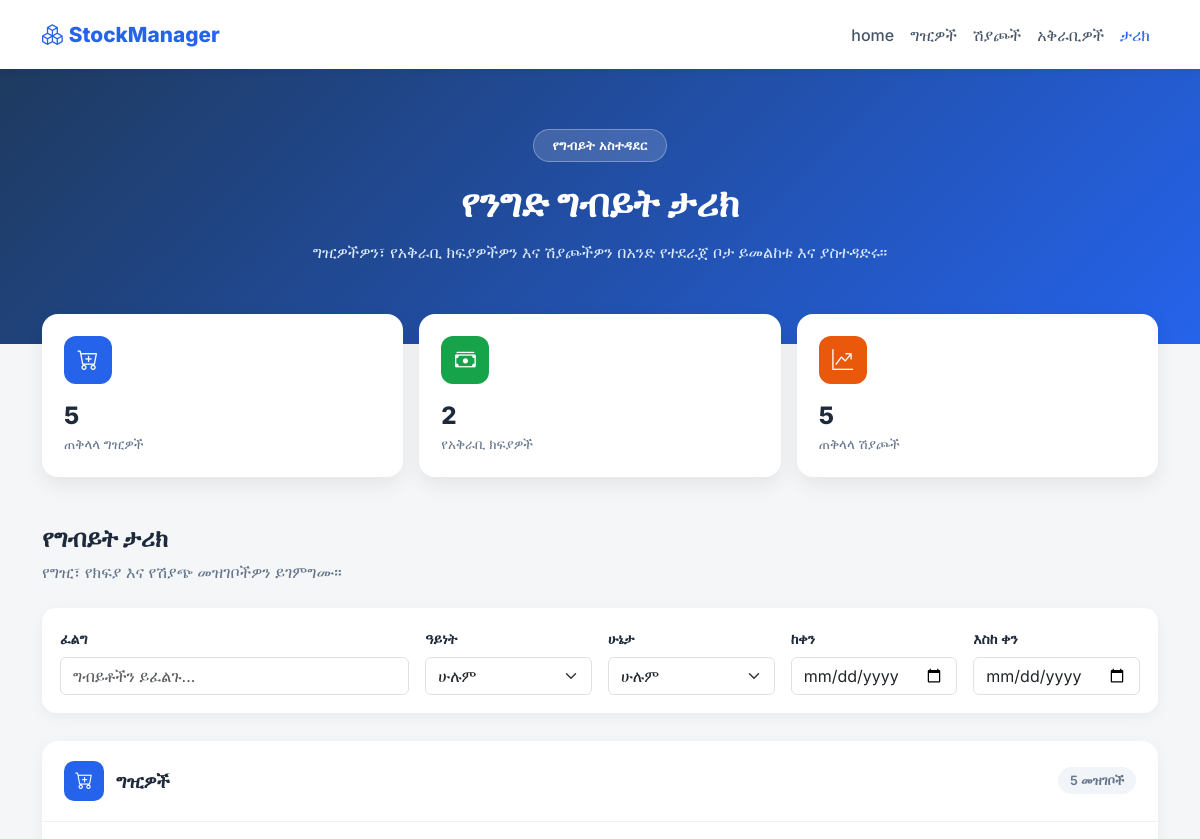
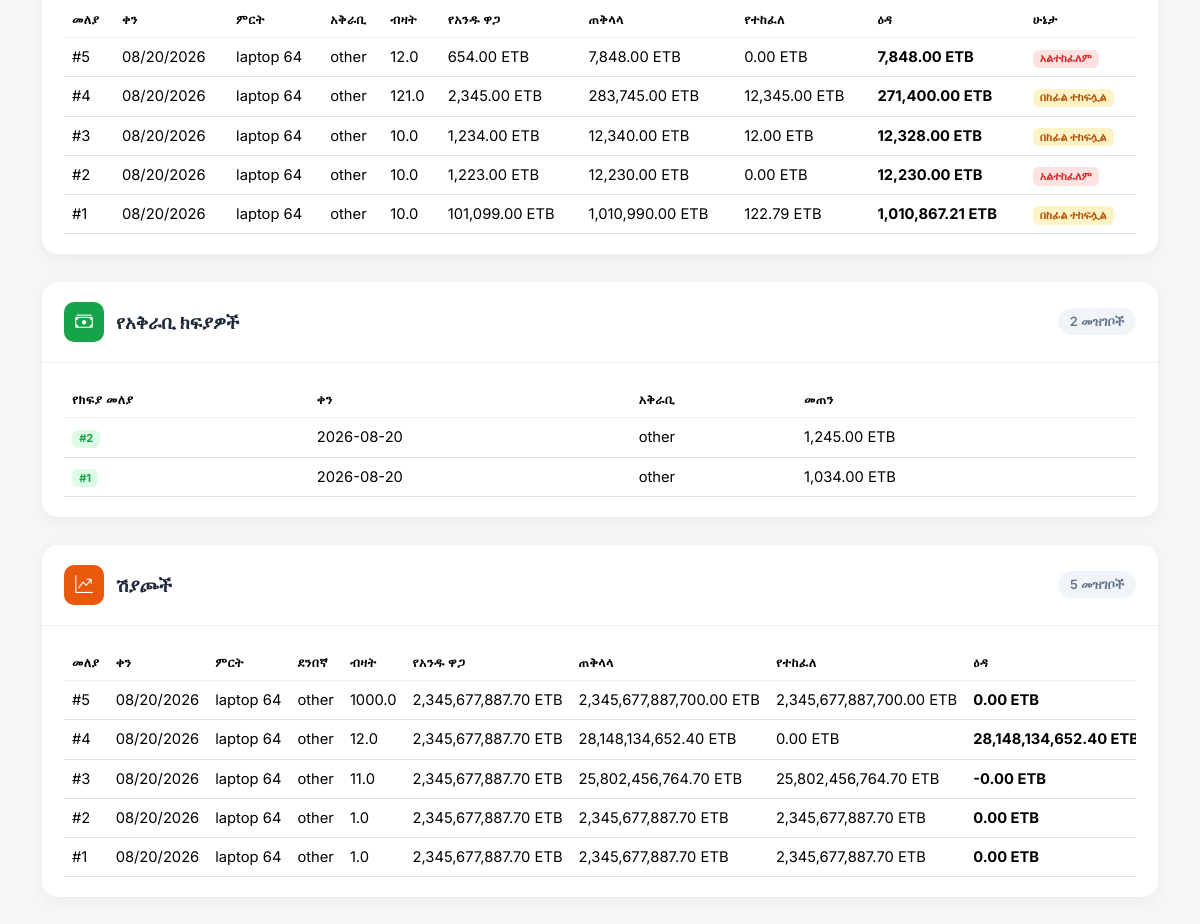
/history (signed in), run on an earlier commit of the app's database (2 pictures, top to bottom).
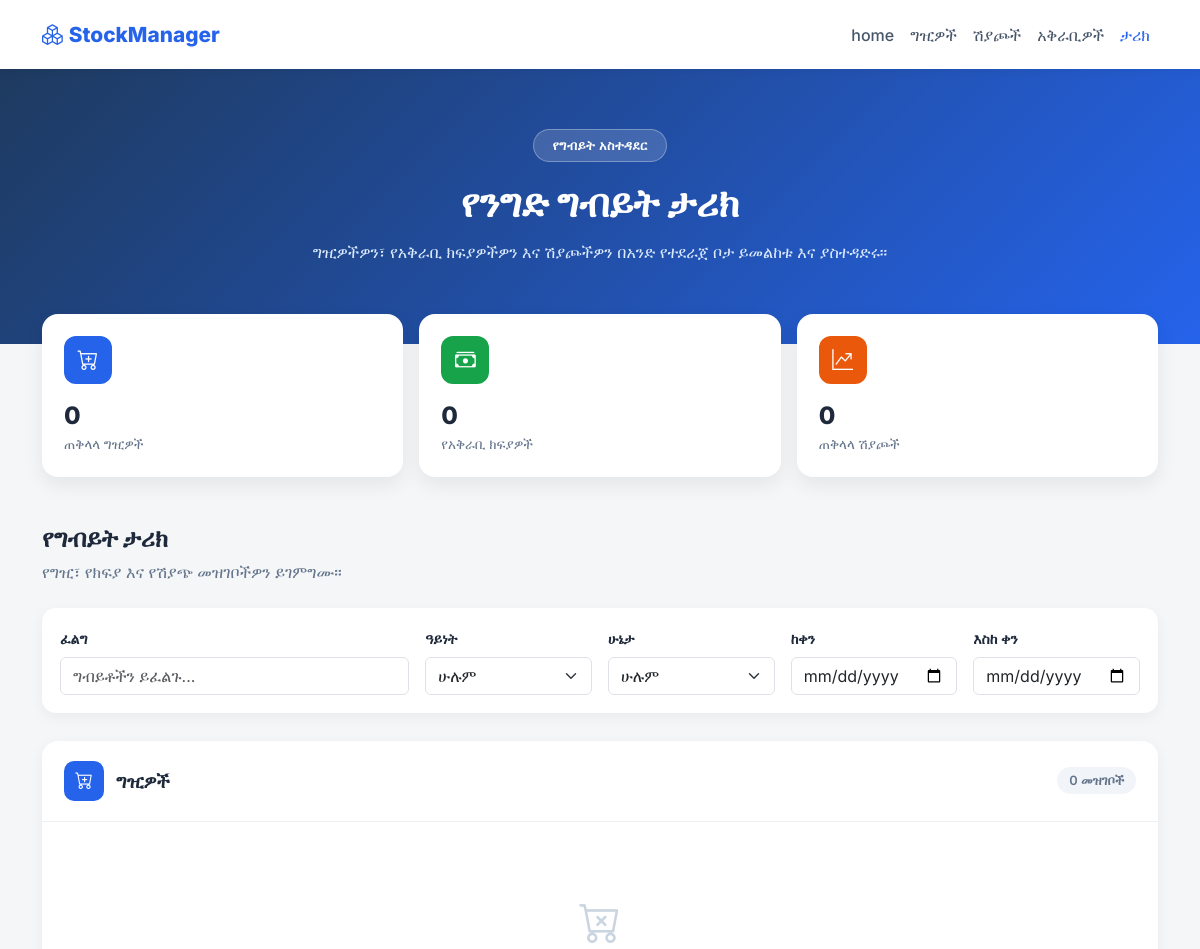
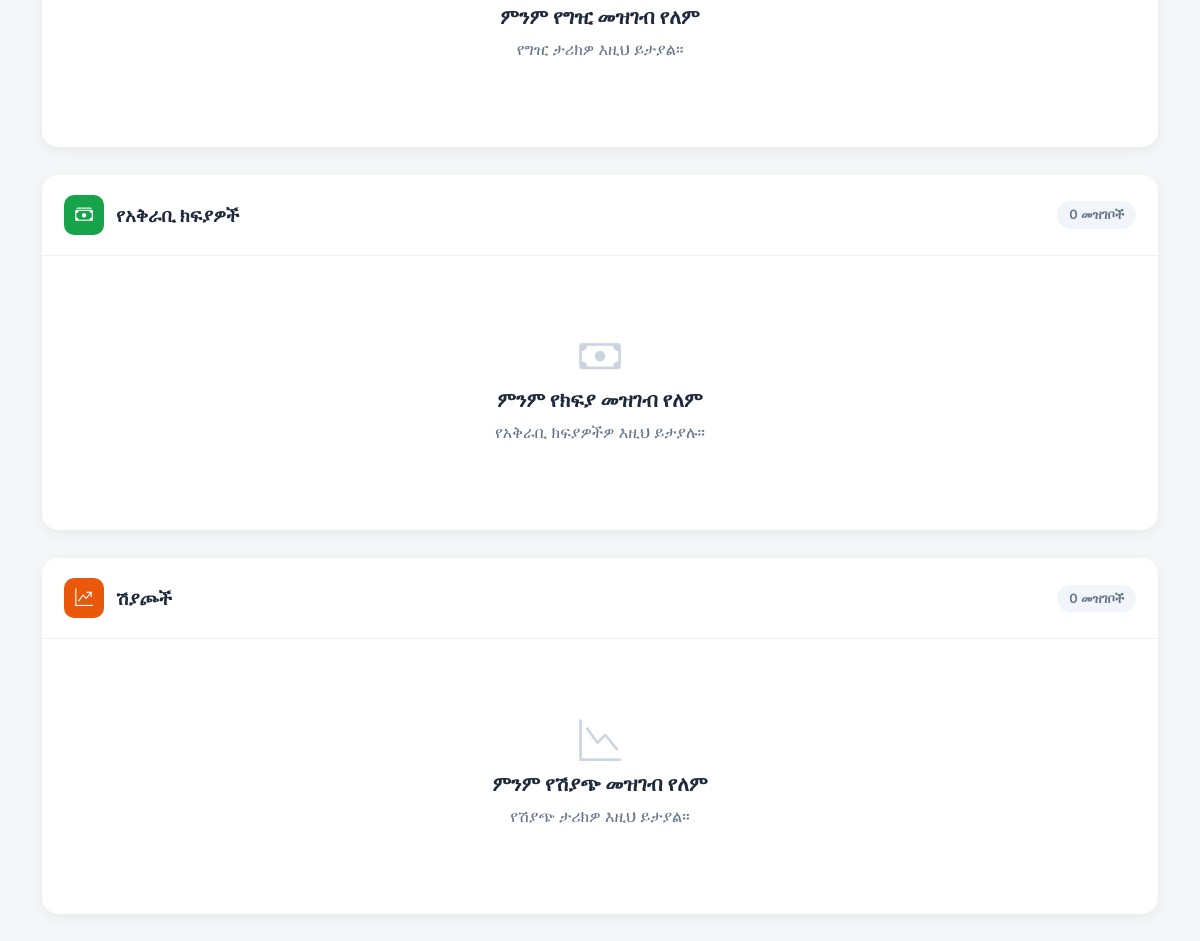
And on a later commit of the database (2 pictures, top to bottom).
### main.py (models this page shows)
class Purchase(db.Model):
    id = db.Column(db.Integer, primary_key=True)
    user_id = db.Column(
        db.Integer,
        db.ForeignKey("users.id"),
        nullable=True
    )
    product_id = db.Column(db.Integer, db.ForeignKey('product.id'))
    supplier_id = db.Column(db.Integer, db.ForeignKey('supplier.id'))
    quantity = db.Column(db.Float)
    unit_price = db.Column(db.Float)
    payment = db.Column(db.Float, default=0)
    debt = db.Column(db.Float, default=0)
    date = db.Column(db.String(20))
    @property
    def total_price(self):
        return self.quantity * self.unit_price   # calculated, not stored

class Product(db.Model):
    id = db.Column(db.Integer, primary_key=True)
    user_id = db.Column(
        db.Integer,
        db.ForeignKey("users.id"),
        nullable=True
    )
    name = db.Column(db.String(100))
    stock_code = db.Column(db.String(50))
    measurement = db.Column(db.String(20))
    current_quantity = db.Column(db.Float, default=0)
    unit_price = db.Column(db.Float)
    purchases = db.relationship('Purchase', backref='product')
    sales = db.relationship('Sale', backref='product')

class Supplier(db.Model):
    id = db.Column(db.Integer, primary_key=True)
    user_id = db.Column(
        db.Integer,
        db.ForeignKey("users.id"),
        nullable=True
    )
    name = db.Column(db.String(100), nullable=False)
    phone = db.Column(db.String(20))
    email = db.Column(db.String(100))
    balance_owed = db.Column(db.Float, default=0.0)
    purchases = db.relationship('Purchase', backref='supplier')

class SupplierPayment(db.Model):
    id = db.Column(db.Integer, primary_key=True)
    supplier_id=db.Column(db.Integer, db.ForeignKey("supplier.id"),nullable=False)
    user_id = db.Column(
        db.Integer,
        db.ForeignKey("users.id"),
        nullable=True
    )
    amount = db.Column(db.Float, nullable=False)
    date = db.Column(db.Date, default=date.today)

class Sale(db.Model):
    id = db.Column(db.Integer, primary_key=True)
    user_id = db.Column(
        db.Integer,
        db.ForeignKey("users.id"),
        nullable=True
    )
    product_id = db.Column(db.Integer,db.ForeignKey("product.id"), nullable=False)
    customer_id = db.Column(db.Integer, db.ForeignKey("customer.id"),nullable=False)
    quantity = db.Column(db.Float, nullable=False)
    unit_price = db.Column(db.Float, nullable=False)
    current_payment = db.Column(db.Float,default=0)
    debt = db.Column(db.Float, default=0)
    date = db.Column(db.String(20))

class Customer(db.Model):
    id = db.Column(db.Integer, primary_key=True)
    name = db.Column(db.String(100),unique=True, nullable=False)
    user_id = db.Column(
        db.Integer,
        db.ForeignKey("users.id"),
        nullable=True
    )
    phone = db.Column(db.String(20))
    email = db.Column(db.String(100))
    balance_owed = db.Column(db.Float, default=0.0)

### main.py (the view)
@app.route("/history")
@login_required
@admin_only
def history():
    purchases = Purchase.query.order_by(Purchase.id.desc()).all()
    sales = Sale.query.order_by(Sale.id.desc()).all()
    payments = SupplierPayment.query.order_by(SupplierPayment.id.desc()).all()
    customer_payments = CustomerPayment.query.order_by(CustomerPayment.id.desc()).all()
    products = {p.id: p for p in Product.query.all()}
    suppliers = {s.id: s for s in Supplier.query.all()}
    customers = {c.id: c for c in Customer.query.all()}
    return render_template(
        "history.html",
        purchases=purchases,
        sales=sales,
        payments=payments,
        customer_payments=customer_payments,
        products=products,
        suppliers=suppliers,
        customers=customers
    )

### main.py (called while the page is built)
@login_manager.user_loader
@login_manager.user_loader
def load_user(user_id):
    if user_id == 'None' or user_id is None:  # ✅ handle bad cookie!
        return None
    return User.query.get(int(user_id))

def admin_only(fun):
    @wraps(fun)
    def wrapper(*args, **kwargs):
        if not current_user.is_authenticated:
            return abort(403)
        is_admin = Admin.query.filter_by(
            email=current_user.email
        ).first()
        if not is_admin:
            return abort(403)
        return fun(*args, **kwargs)
    return wrapper

### templates/history.html (shortened to what the changed rows need)
<!DOCTYPE html>
<html lang="am">
<head>
<link href="https://cdn.jsdelivr.net/npm/bootstrap@5.3.3/dist/css/bootstrap.min.css" rel="stylesheet">
<link rel="stylesheet" href="https://cdn.jsdelivr.net/npm/bootstrap-icons@1.11.3/font/bootstrap-icons.min.css">
</head>
<body>
<section class="hero">
    <div class="container">
        <h1>የንግድ ግብይት ታሪክ</h1>
    </div>
</section>
<div class="container summary-wrap mb-5">
    <div class="row g-3">
        <div class="col-6 col-md-4">
            <div class="summary-card">
                <div class="summary-icon icon-blue"><i class="bi bi-cart-plus"></i></div>
                <div class="summary-value">{{ purchases|length }}</div>
                <div class="summary-label">ጠቅላላ ግዢዎች</div>
            </div>
        </div>
        <div class="col-6 col-md-4">
            <div class="summary-card">
                <div class="summary-icon icon-green"><i class="bi bi-cash-stack"></i></div>
                <div class="summary-value">{{ payments|length }}</div>
                <div class="summary-label">የአቅራቢ ክፍያዎች</div>
            </div>
        </div>
        <div class="col-12 col-md-4">
            <div class="summary-card">
                <div class="summary-icon icon-orange"><i class="bi bi-graph-up-arrow"></i></div>
                <div class="summary-value">{{ sales|length }}</div>
                <div class="summary-label">ጠቅላላ ሽያጮች</div>
            </div>
        </div>
    </div>
</div>
<div class="container pb-5">
    <h2 class="section-title">የግብይት ታሪክ</h2>
    <div class="txn-block" id="purchaseBlock">
        <div class="txn-block-header">
            <div class="title-wrap">
                <div class="icon-badge" style="background:var(--blue);"><i class="bi bi-cart-plus"></i></div>
                <h4>ግዢዎች</h4>
            </div>
            <span class="count-pill">{{ purchases|length }} መዝገቦች</span>
        </div>
        <div class="txn-block-body">
            {% if purchases %}
            <div class="table-responsive-wrap">
                <table class="table mb-0">
                    <thead>
                        <tr>
                            <th>መለያ</th><th>ቀን</th><th>ምርት</th><th>አቅራቢ</th>
                            <th>ብዛት</th><th>የአንዱ ዋጋ</th><th>ጠቅላላ</th><th>የተከፈለ</th><th>ዕዳ</th><th>ሁኔታ</th>
                        </tr>
                    </thead>
                    <tbody>
                        {% for purchase in purchases %}
                        <tr class="clickable-row txn-row" data-type="purchase"
                            data-status="{{ 'paid' if purchase.debt == 0 else ('partial' if purchase.payment > 0 and purchase.debt > 0 else 'unpaid') }}"
                            data-date="{{ purchase.date }}"
                            data-search="purchase {{ purchase.id }} {{ products[purchase.product_id].name if purchase.product_id in products else '' }} {{ suppliers[purchase.supplier_id].name if purchase.supplier_id in suppliers else '' }}"
                            data-bs-toggle="modal" data-bs-target="#purchaseModal{{ purchase.id }}">
                            <td>#{{ purchase.id }}</td>
                            <td>{{ purchase.date }}</td>
                            <td>{{ products[purchase.product_id].name if purchase.product_id in products else 'ያልታወቀ ምርት' }}</td>
                            <td>{{ suppliers[purchase.supplier_id].name if purchase.supplier_id in suppliers else 'ያልታወቀ አቅራቢ' }}</td>
                            <td>{{ purchase.quantity }}</td>
                            <td>{{ "{:,.2f}".format(purchase.unit_price) }} ETB</td>
                            <td>{{ "{:,.2f}".format(purchase.total_price) }} ETB</td>
                            <td>{{ "{:,.2f}".format(purchase.payment) }} ETB</td>
                            <td class="debt-text">{{ "{:,.2f}".format(purchase.debt) }} ETB</td>
                            <td>
                                <span class="badge {{ 'badge-status-paid' if purchase.debt == 0 else ('badge-status-partial' if purchase.payment > 0 and purchase.debt > 0 else 'badge-status-unpaid') }}">
                                    {{ 'ተከፍሏል' if purchase.debt == 0 else ('በከፊል ተከፍሏል' if purchase.payment > 0 and purchase.debt > 0 else 'አልተከፈለም') }}
                                </span>
                            </td>
                        </tr>
                        {% endfor %}
                    </tbody>
                </table>
            </div>
            {% else %}
            <div class="empty-state">
                <i class="bi bi-cart-x"></i>
                <h5>ምንም የግዢ መዝገብ የለም</h5>
                <p>የግዢ ታሪክዎ እዚህ ይታያል።</p>
            </div>
            {% endif %}
        </div>
    </div>
    <div class="txn-block" id="paymentBlock">
        <div class="txn-block-header">
            <div class="title-wrap">
                <div class="icon-badge" style="background:var(--green);"><i class="bi bi-cash-stack"></i></div>
                <h4>የአቅራቢ ክፍያዎች</h4>
            </div>
            <span class="count-pill">{{ payments|length }} መዝገቦች</span>
        </div>
        <div class="txn-block-body">
            {% if payments %}
            <div class="table-responsive-wrap">
                <table class="table mb-0">
                    <thead>
                        <tr><th>የክፍያ መለያ</th><th>ቀን</th><th>አቅራቢ</th><th>መጠን</th></tr>
                    </thead>
                    <tbody>
                        {% for payment in payments %}
                        <tr class="txn-row" data-type="payment" data-status="paid" data-date="{{ payment.date }}"
                            data-search="payment {{ payment.id }} {{ suppliers[payment.supplier_id].name if payment.supplier_id in suppliers else '' }}">
                            <td><span class="badge badge-payment">#{{ payment.id }}</span></td>
                            <td>{{ payment.date }}</td>
                            <td>{{ suppliers[payment.supplier_id].name if payment.supplier_id in suppliers else 'ያልታወቀ አቅራቢ' }}</td>
                            <td>{{ "{:,.2f}".format(payment.amount) }} ETB</td>
                        </tr>
                        {% endfor %}
                    </tbody>
                </table>
            </div>
            {% else %}
            <div class="empty-state">
                <i class="bi bi-cash"></i>
                <h5>ምንም የክፍያ መዝገብ የለም</h5>
                <p>የአቅራቢ ክፍያዎችዎ እዚህ ይታያሉ።</p>
            </div>
            {% endif %}
        </div>
    </div>
    <div class="txn-block" id="saleBlock">
        <div class="txn-block-header">
            <div class="title-wrap">
                <div class="icon-badge" style="background:var(--orange);"><i class="bi bi-graph-up-arrow"></i></div>
                <h4>ሽያጮች</h4>
            </div>
            <span class="count-pill">{{ sales|length }} መዝገቦች</span>
        </div>
        <div class="txn-block-body">
            {% if sales %}
            <div class="table-responsive-wrap">
                <table class="table mb-0">
                    <thead>
                        <tr>
                            <th>መለያ</th><th>ቀን</th><th>ምርት</th><th>ደንበኛ</th><th>ብዛት</th>
                            <th>የአንዱ ዋጋ</th><th>ጠቅላላ</th><th>የተከፈለ</th><th>ዕዳ</th><th>ሁኔታ</th>
                        </tr>
                    </thead>
                    <tbody>
                        {% for sale in sales %}
                        <tr class="clickable-row txn-row" data-type="sale"
                            data-status="{{ 'paid' if sale.debt == 0 else ('partial' if sale.current_payment > 0 and sale.debt > 0 else 'unpaid') }}"
                            data-date="{{ sale.date }}"
                            data-search="sale {{ sale.id }} {{ products[sale.product_id].name if sale.product_id in products else '' }} {{ customers[sale.customer_id].name if sale.customer_id in customers else '' }}"
                            data-bs-toggle="modal" data-bs-target="#saleModal{{ sale.id }}">
                            <td>#{{ sale.id }}</td>
                            <td>{{ sale.date }}</td>
                            <td>{{ products[sale.product_id].name if sale.product_id in products else 'ያልታወቀ ምርት' }}</td>
                            <td>{{ customers[sale.customer_id].name if sale.customer_id in customers else 'ያልታወቀ ደንበኛ' }}</td>
                            <td>{{ sale.quantity }}</td>
                            <td>{{ "{:,.2f}".format(sale.unit_price) }} ETB</td>
                            <td>{{ "{:,.2f}".format(sale.quantity * sale.unit_price) }} ETB</td>
                            <td>{{ "{:,.2f}".format(sale.current_payment) }} ETB</td>
                            <td class="debt-text">{{ "{:,.2f}".format(sale.debt) }} ETB</td>
                        </tr>
                        {% endfor %}
                    </tbody>
                </table>
            </div>
            {% else %}
            <div class="empty-state">
                <i class="bi bi-graph-down"></i>
                <h5>ምንም የሽያጭ መዝገብ የለም</h5>
                <p>የሽያጭ ታሪክዎ እዚህ ይታያል።</p>
            </div>
            {% endif %}
        </div>
    </div>
</div>
</body>
</html>

What changed in the data, as far as the page shows it:
removed Purchase: id "5", date "08/20/2026", quantity "12.0", unit_price "654.00", total_price "7,848.00", payment "0.00", debt "7,848.00", debt+payment "አልተከፈለም"
removed Product: name "laptop 64"
removed Supplier: name "other"
removed Purchase: id "4", date "08/20/2026", quantity "121.0", unit_price "2,345.00", total_price "283,745.00", payment "12,345.00", debt "271,400.00", debt+payment "በከፊል ተከፍሏል"
removed Purchase: id "3", date "08/20/2026", quantity "10.0", unit_price "1,234.00", total_price "12,340.00", payment "12.00", debt "12,328.00", debt+payment "በከፊል ተከፍሏል"
removed Purchase: id "2", date "08/20/2026", quantity "10.0", unit_price "1,223.00", total_price "12,230.00", payment "0.00", debt "12,230.00", debt+payment "አልተከፈለም"
removed Purchase: id "1", date "08/20/2026", quantity "10.0", unit_price "101,099.00", total_price "1,010,990.00", payment "122.79", debt "1,010,867.21", debt+payment "በከፊል ተከፍሏል"
removed SupplierPayment: id "2", date "2026-08-20", amount "1,245.00"
removed SupplierPayment: id "1", date "2026-08-20", amount "1,034.00"
removed Sale: id "5", date "08/20/2026", quantity "1000.0", unit_price "2,345,677,887.70", sale.quantity*sale.unit_price "2,345,677,887,700.00", current_payment "2,345,677,887,700.00", debt "0.00"
no longer on this page (row unchanged): Customer: name "other"
removed Sale: id "4", date "08/20/2026", quantity "12.0", unit_price "2,345,677,887.70", sale.quantity*sale.unit_price "28,148,134,652.40", current_payment "0.00", debt "28,148,134,652.40"
removed Sale: id "3", date "08/20/2026", quantity "11.0", unit_price "2,345,677,887.70", sale.quantity*sale.unit_price "25,802,456,764.70", current_payment "25,802,456,764.70", debt "-0.00"
removed Sale: id "2", date "08/20/2026", quantity "1.0", unit_price "2,345,677,887.70", sale.quantity*sale.unit_price "2,345,677,887.70", current_payment "2,345,677,887.70", debt "0.00"
removed Sale: id "1", date "08/20/2026", quantity "1.0", unit_price "2,345,677,887.70", sale.quantity*sale.unit_price "2,345,677,887.70", current_payment "2,345,677,887.70", debt "0.00"
Also different on the page:
{{ purchases|length }}: "5" → "0"
{{ payments|length }}: "2" → "0"
{{ sales|length }}: "5" → "0"
text no longer shown: "መለያ ቀን ምርት አቅራቢ ብዛት የአንዱ ዋጋ ጠቅላላ የተከፈለ ዕዳ ሁኔታ የክፍያ መለያ ቀን አቅራቢ መጠን መለያ ቀን ምርት ደንበኛ ብዛት የአንዱ ዋጋ ጠቅላላ የተከፈለ ዕዳ"
text now shown: "ምንም የግዢ መዝገብ የለም የግዢ ታሪክዎ እዚህ ይታያል። ምንም የክፍያ መዝገብ የለም የአቅራቢ ክፍያዎችዎ እዚህ ይታያሉ። ምንም የሽያጭ መዝገብ የለም የሽያጭ ታሪክዎ እዚህ ይታያል።"
